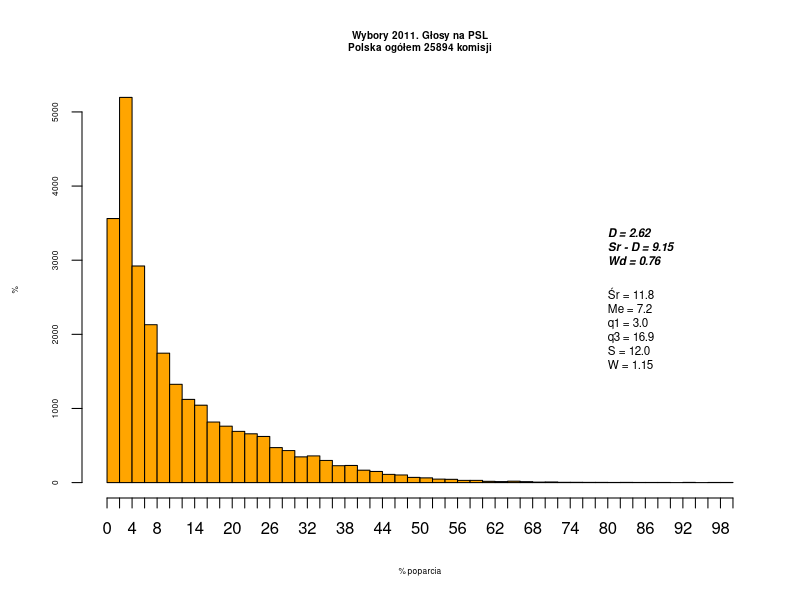
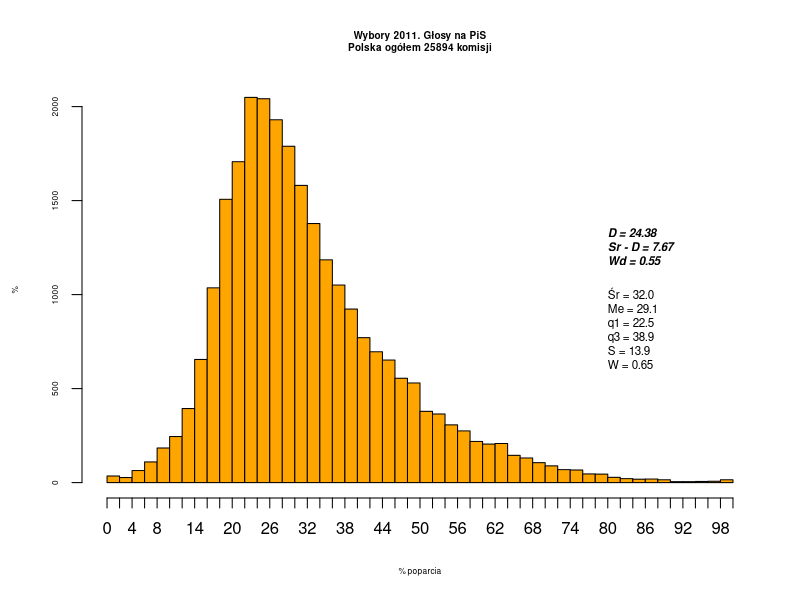
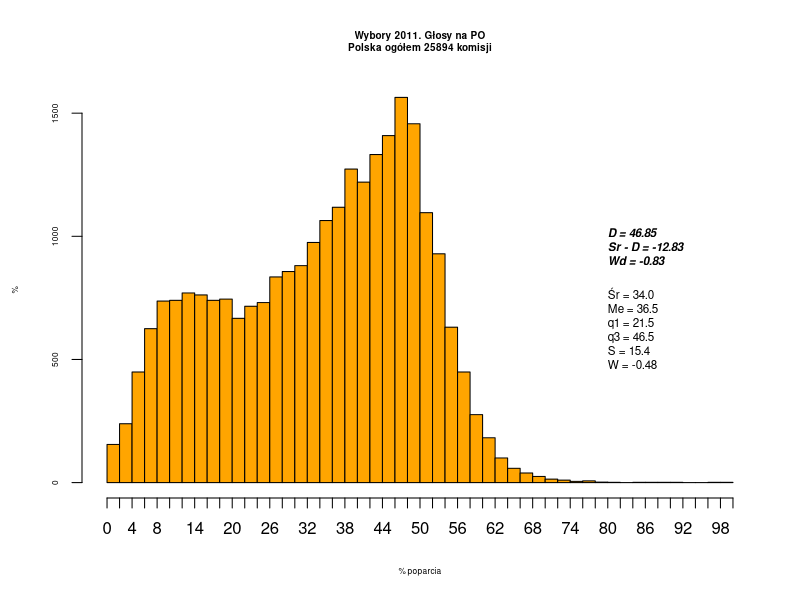
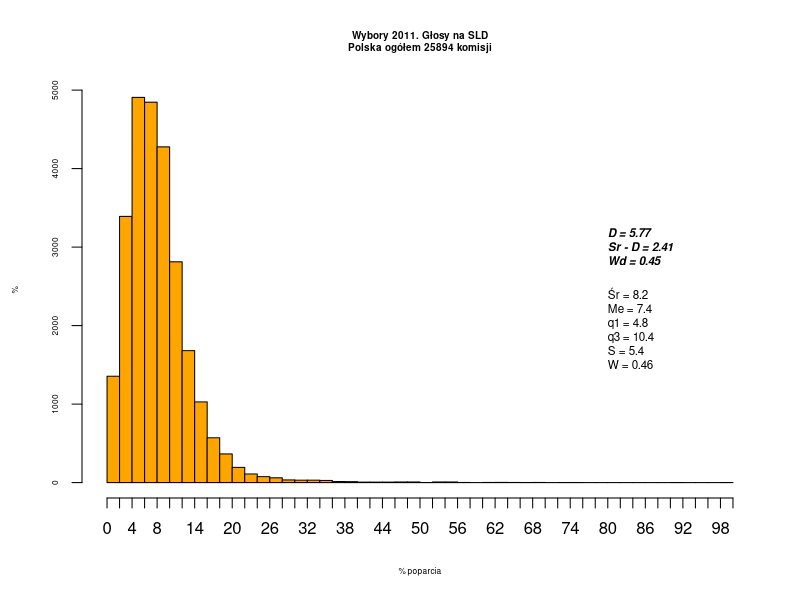
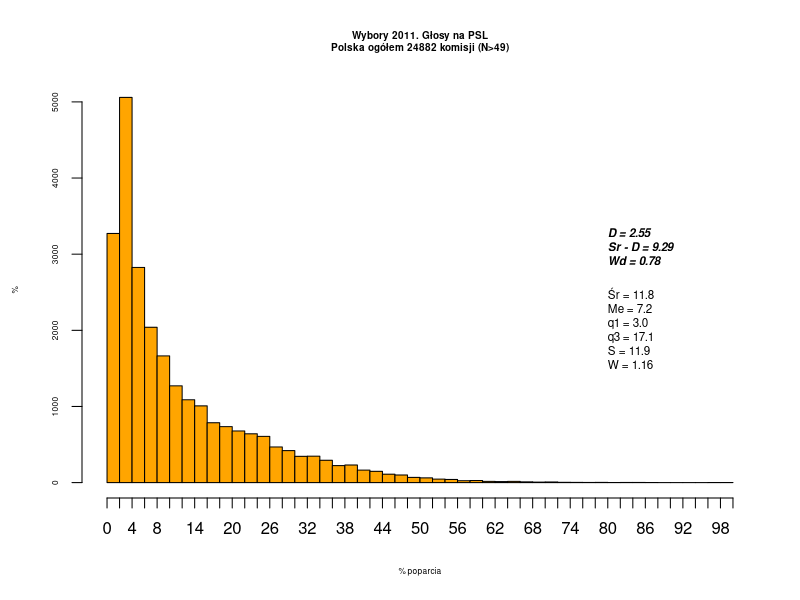
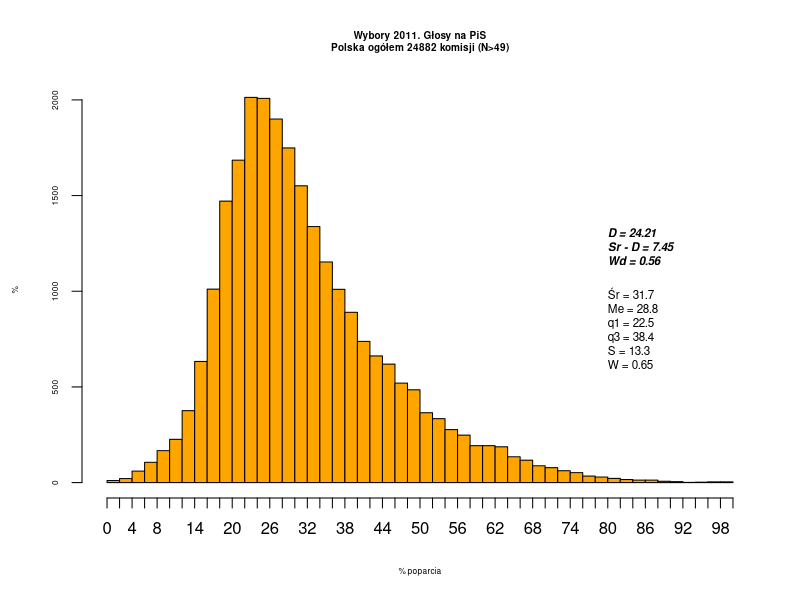
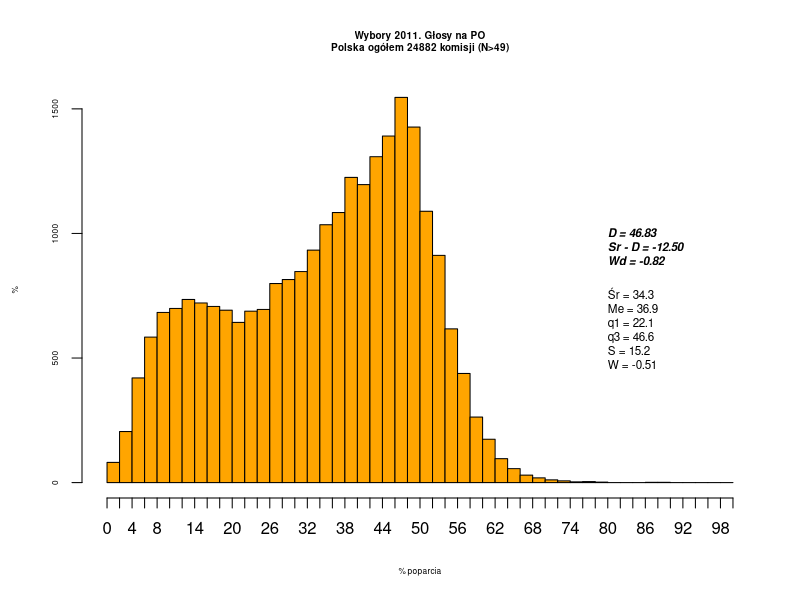
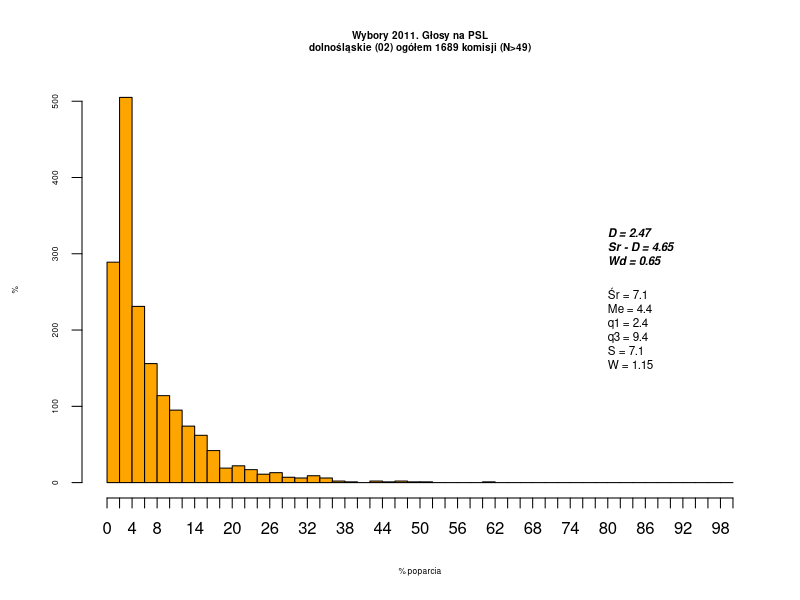

Write the R code that produced these figures, in order.
#!/usr/bin/Rscript
# Skrypt wykreślna różnego rodzaju histogramy dla danych z pliku ws2010_komitety_by_komisja_T.csv
# (więcej: https://github.com/hrpunio/Data/tree/master/ws2010_pobranie_2018)
#
estimatedMode <- function(x) { d <- density(x, na.rm=T); d$x[which.max(d$y)] }

showVotes <- function(df, x, co, region, N, minN) {
   ## showVotes = wykreśla histogram dla województwa (region)
   kN <- nrow(df)
   sX <- summary(df[[x]], na.rm=TRUE);
   sV <- sd(df[[x]], na.rm=TRUE)
   ## współczynnik skośności Pearsona
   skewness <- 3 * (sX[["Mean"]] - sX[["Median"]])/sV
   Mo <- estimatedMode(df[[x]])
   skewnessMo <- (sX[["Mean"]] - Mo)/sV

   summary_label <- sprintf ("Śr = %.1f\nMe = %.1f\nq1 = %.1f\nq3 = %.1f\nS = %.1f\nW = %.2f", 
     sX[["Mean"]], sX[["Median"]],
     sX[["1st Qu."]], sX[["3rd Qu."]], sV, skewness)
   summary_label_bold <- sprintf ("D = %.2f\nSr - D = %.2f\nWd = %.2f", Mo, sX[["Mean"]] - Mo, skewnessMo)

   if (minN < 1) {
   t <- sprintf("Wybory 2011. Głosy na %s\n%s ogółem %d komisji", co, region, kN ) } 
   else { t <- sprintf("Wybory 2011. Głosy na %s\n%s ogółem %d komisji (N>%d)", co, region, kN, minN ) } 

   h <- hist(df[[x]], breaks=kpN, freq=TRUE, col="orange", main=t, 
     ylab="%", xlab="% poparcia", labels=F, xaxt='n' )
     axis(side=1, at=kpN, cex.axis=2, cex.lab=2)
   ## pozycja tekstu zawierającego statystyki opisowe
   posX <- .50 * max(h$counts)
   posY <- .66 * max(h$counts)
   text(80, posX, summary_label, cex=1.4, adj=c(0,1) )
   text(80, posY, summary_label_bold, cex=1.4, adj=c(0,1), font=4)
}


## Wczytanie danych; obliczenie podst. statystyk:
komisje <- read.csv("ws2011_komisje_wyniki.csv", 
   sep = ';', header=T, na.string="NA");

summary(komisje$PSL); summary(komisje$PiS); summary(komisje$PO);
fivenum(komisje$PSLp); fivenum(komisje$PiSp); fivenum(komisje$POp);

## ## ###
par(ps=6,cex=1,cex.axis=1,cex.lab=1,cex.main=1.2)
kpN <- seq(0, 100, by=2);
kpX <- c(0, 10,20,30,40,50,60,70,80,90, 100);
kN <- nrow(komisje)
region <- "Polska"
minTurnout <- 0

## cała Polska:
showVotes(komisje, "PSLp", "PSL", region, kN, minTurnout);
showVotes(komisje, "PiSp", "PiS", region, kN, minTurnout);
showVotes(komisje, "POp",  "PO",  region, kN, minTurnout);
showVotes(komisje, "SLDp", "SLD", region, kN, minTurnout);

## Cała Polska (bez małych komisji):
## ( późniejszych analizach pomijane są małe komisje)
minTurnout <- 49
komisje <- subset (komisje, totalG > minTurnout); 
kN <- nrow(komisje)

showVotes(komisje, "PSLp", "PSL", region, kN, minTurnout);
showVotes(komisje, "PiSp", "PiS", region, kN, minTurnout);
showVotes(komisje, "POp",  "PO",  region, kN, minTurnout);

## Typ gminy U/R (U=gmina miejska ; R=inna niż miejska)
#komisjeW <- subset (komisje, typ == "U"); 
#kN <- nrow(komisjeW)
#region <- "Polska/g.miejskie"
#showVotes(komisjeW, "PSLp", "PSL", region, kN, minTurnout);
#showVotes(komisjeW, "PiSp", "PiS", region, kN, minTurnout);
#showVotes(komisjeW, "POp",  "PO",  region, kN, minTurnout);
#
##komisjeW <- subset (komisje, typ == "R"); 
#kN <- nrow(komisjeW)
#region <- "Polska/g.niemiejskie"
#showVotes(komisjeW, "PSLp", "PSL", region, kN, minTurnout);
#showVotes(komisjeW, "PiSp", "PiS", region, kN, minTurnout);
#showVotes(komisjeW, "POp",  "PO",  region, kN, minTurnout);

## woj = dwucyfrowy kod teryt województwa:
komisje$woj <- substr(komisje$teryt, start=1, stop=2)

cN <- c("dolnośląskie", "kujawsko-pomorskie",
 "lubelskie", "lubuskie", "łódzkie", "małopolskie", "mazowieckie",
 "opolskie", "podkarpackie", "podlaskie", "pomorskie", "śląskie",
 "świętokrzyskie", "warmińsko-mazurskie", "wielkopolskie",
 "zachodniopomorskie");
cW <- c("02", "04", "06", "08", "10", "12", "14", "16", "18",
 "20", "22", "24", "26", "28", "30", "32");

## wszystkie województwa po kolei:
for (w in 1:16) {
  wojS <- cW[w]
  ###region <- cN[w];
  region <- sprintf ("%s (%s)", cN[w], wojS);

  komisjeW <- subset (komisje, woj == wojS); ##

  showVotes(komisjeW, "PSLp", "PSL", region, kN, minTurnout);
  showVotes(komisjeW, "PiSp", "PiS", region, kN, minTurnout);
  showVotes(komisjeW, "POp",  "PO",  region, kN, minTurnout);
}

## ## koniec
